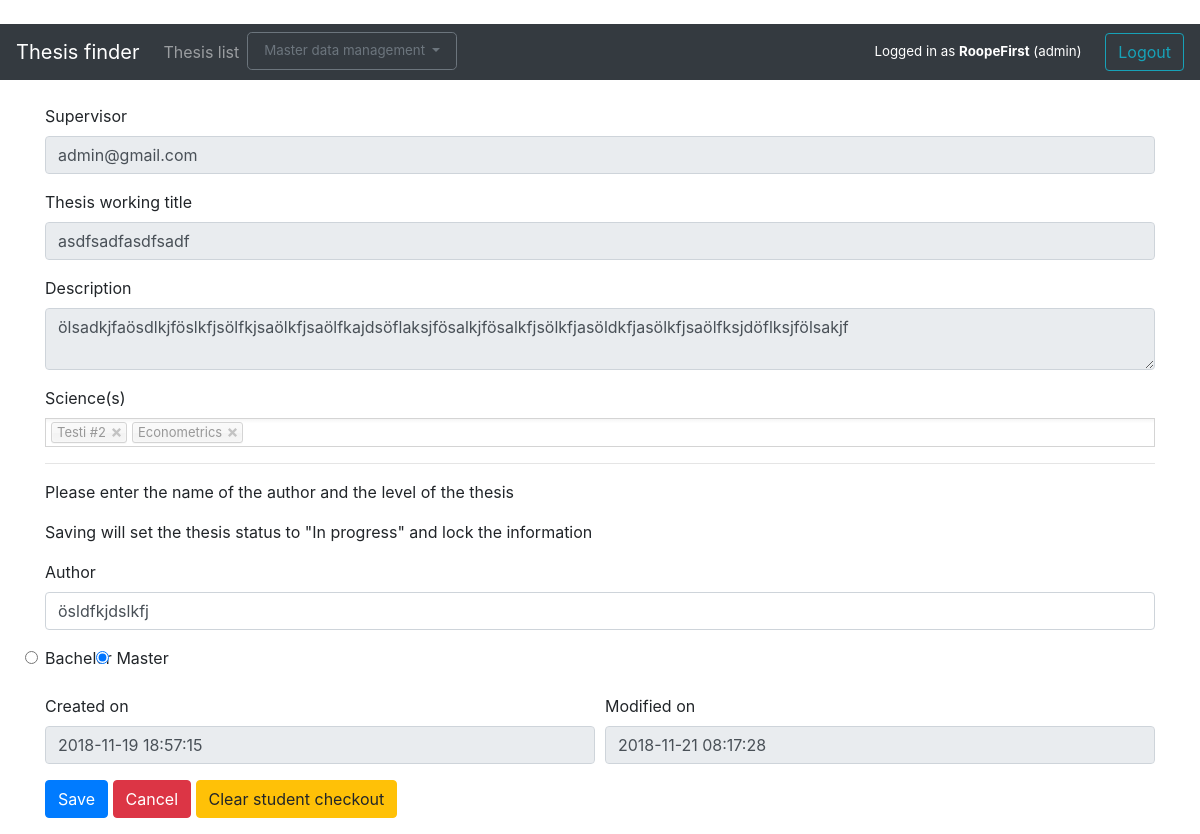
The page /theses/checkout/4/ (signed in) on the database as committed earlier.
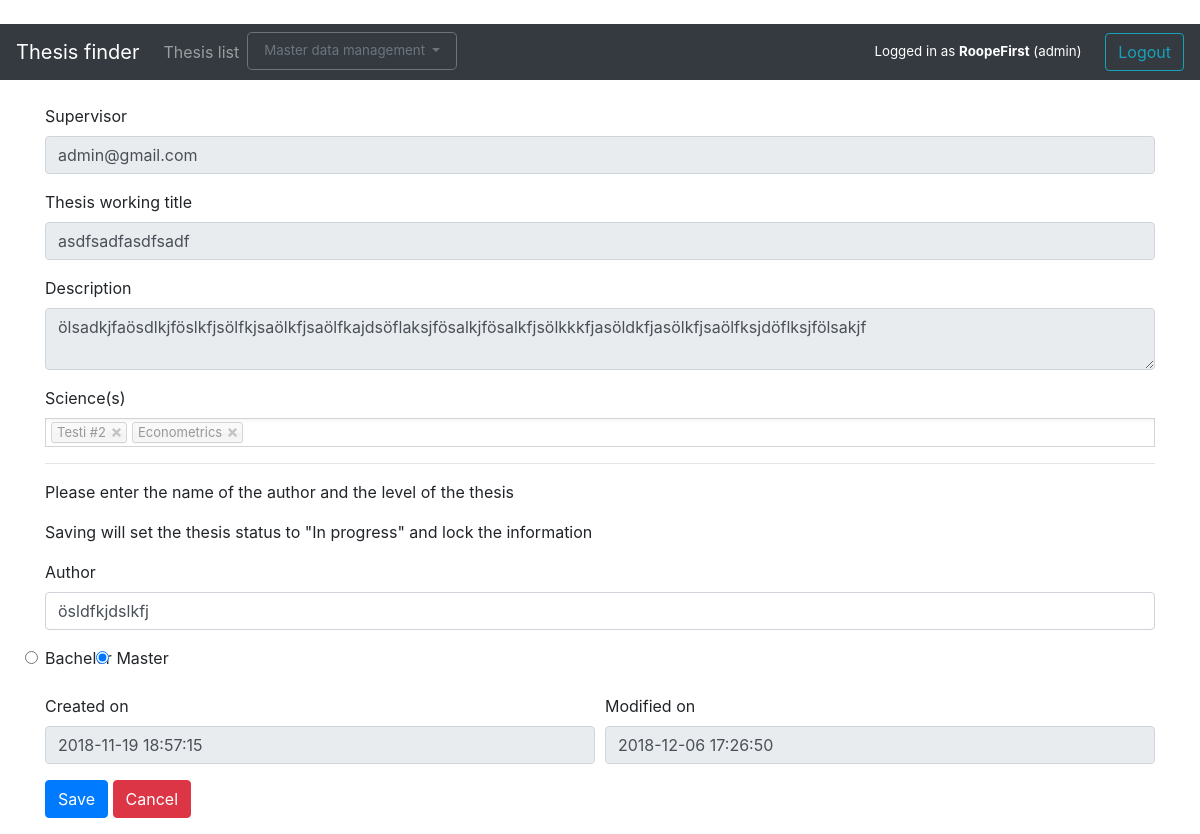
The same page on the database as committed later.
### application/theses/models.py (models this page shows, shortened)
class Thesis(Base):
    thesisID = db.Column(db.Integer, primary_key=True)
    title = db.Column(db.String(144), nullable=False)
    description = db.Column(db.String(500), nullable=False)
    level = db.Column(db.Boolean)
    author = db.Column(db.String(144), nullable=True)
    status = db.Column(db.Integer)
    completedOn = db.Column(db.DateTime)
    reservedOn = db.Column(db.DateTime, nullable = True)
    userID = db.Column(db.String, db.ForeignKey('account.userID'),
                           nullable=False)
    science2thesis = db.relationship("Science", secondary = science2thesis,
                               backref=db.backref('theses', lazy = 'joined'))

### application/theses/views.py (the view)
@app.route("/theses/checkout/<thesis_id>/", methods=["GET"])
@login_required
def thesis_checkout_get(thesis_id):
    t = Thesis.query.get(thesis_id)
    if not ((t.userID == current_user.userID and t.status == 0) or current_user.admin):
        return "Access denied"
    form = ThesisCheckoutForm(obj=t, username = t.userID, createdon = t.createdOn, modifiedon = t.modifiedOn)
    sciences = Science.query.all()
    form.science.choices = [(science.scienceID, science.name) for science in sciences]
    thesis_scis = Science.query.join(science2thesis).join(Thesis).filter(science2thesis.c.thesisID == t.thesisID and science2thesis.c.scienceID == Science.scienceID).all()
    form.science.process_data([(sci.scienceID)  for sci in thesis_scis])
    return render_template("theses/checkout.html", thesis = t, form = form)

### application/theses/forms.py
class ThesisCheckoutForm(FlaskForm):
    username = StringField("Supervisor", render_kw={"readonly class": "form-control"})
    title = StringField("Thesis working title", [validators.Length(min=2, max=144)],  render_kw={"readonly class": "form-control"})
    description = TextAreaField("Description", [validators.Length(min=5, max=500)],  render_kw={"readonly class": "form-control"})
    science = SelectMultipleField('Science(s)',coerce=int,  render_kw={"readonly class": "chosen-select"})
    level = RadioField('Level', choices=[(0, 'Bachelor'), (1, 'Master')], coerce=int, render_kw={" class": "form-check-input"})
    author = StringField("Author", [validators.Length(min=2, max=144)],  render_kw={"class": "form-control"})
    createdon = DateTimeField("Created on", render_kw={"readonly class": "form-control"})
    modifiedon = DateTimeField("Modified on", render_kw={"readonly class": "form-control"})
    class Meta:
        csrf = False

### application/__init__.py (called while the page is built)
@login_manager.user_loader
def load_user(user_id):
    return User.query.get(user_id)

### application/templates/theses/checkout.html (shortened to what this page needs)
{% extends "layout.html" %}
{% block body %}
<div class="container">
<form method="POST" action="{{ url_for('thesis_checkout', thesis_id=thesis.thesisID) }}">
    <div class="form-group">
        {{ form.username.label }}
        {{ form.username }}
    </div>
    <div class="form-group">
        {{ form.title.label }}
        {{ form.title }}
    </div>
    <div class="form-group">
        {{ form.description.label }}
        {{ form.description }}
    </div>
    <div class="form-group">
        {{ form.science.label }}
        {{ form.science }}
    </div>
    <hr>
    <p>Please enter the name of the author and the level of the thesis</p>
    <p>Saving will set the thesis status to "In progress" and lock the information</p>
    <div class="form-group">
        {{ form.author.label }}
        {{ form.author }}
    </div>
    <div class="form-group">
        {% for subfield in form.level %}
        {{ subfield }}
        {{ subfield.label }}
        {% endfor %}
    </div>
    <div class="form-group">
        <div class="form-row">
            <div class="col">
                {{ form.createdon.label }}
                {{ form.createdon }}
            </div>
            <div class="col">
                {{ form.modifiedon.label }}
                {{ form.modifiedon }}
            </div>
        </div>
    </div>
    <input class="btn btn-primary" name="action" type="submit" value="Save" />
    <a class="btn btn-danger" href="{{url_for('theses_index')}}" role="button">Cancel</a>
    {% if thesis.status == 1 %}
    <input class="btn btn-warning" name="action" type="submit" value="Clear student checkout" />
    {% endif %}
</form>
</div>
{% endblock %}

Rows that differ between the two databases and show on the page:
changed Thesis "asdfsadfasdfsadf": description "ölsadkjfaösdlkjföslkfjsölfkjsaölkfjsaölfkajdsöflaksjfösalkjfösalkfjsölkfjasöldkfjasölkfjsaölfksjdöflksjfölsakjf" → "ölsadkjfaösdlkjföslkfjsölfkjsaölkfjsaölfkajdsöflaksjfösalkjfösalkfjsölkkkfjasöldkfjasölkfjsaölfksjdöflksjfölsakjf"
Other text that changed with them:
form field modifiedon: "2018-11-21 08:17:28" → "2018-12-06 17:26:50"
form field action: "Clear student checkout" → (not shown)
